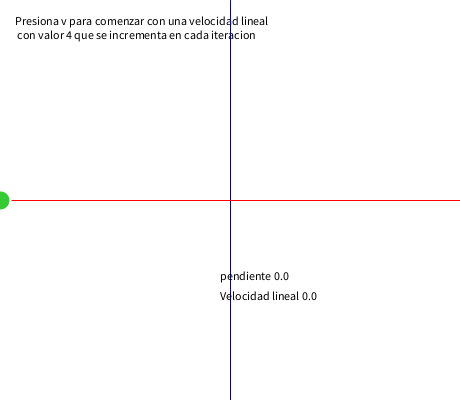
Frame 1 (no input)
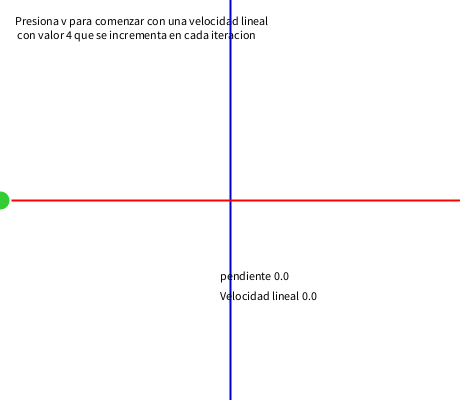
Frame 60 (the mouse pressed at the canvas centre just before this capture)
Frame 120 (the mouse held since frame 60 and released just before this capture): identical to frame 60, image omitted

The Processing sketch that drew these frames (run headless with seeded random() and noise(); from frame 60 on, the mouse is pressed at the canvas centre):

// Processing sketch: processing_150676
// ── processing_150676.pde

/*************************

Alumno: Ignacio Dolz MonzÃ�ï¿½Ã�Â³
Ejercicio: Simula el movimiento lineal de un coche en 2 tramos con pendientes 0 a velocidad v 
Con pendiente  PI/4 velociad v.
Asignatura: simulacion. (Parte matematica)
Centro: Universidad de valencia IngenierÃ�ï¿½Ã�Âa multimedia

************************/

float radio=80;
float x,y;
float vel=0;
void setup(){
  
  size(460,400);
  
   }

void draw(){
  
 background(255); //para que se repinte
 fill(0);
  text("Presiona v para comenzar con una velocidad lineal \n con valor 4 que se incrementa en cada iteracion"  ,15, 25);
 stroke(#0000CC); //color de linea
 line(width/2,0,width/2,height); 
 stroke(255,0,0); 
 line(0,height/2,width,height/2); 
   
 
 if(x<width/2){   
 
   x+=vel;  //movimiento lineal de un coche con pendiente 0 y velocidad v
   y=0;
     fill(0,0,0);
    text("Velocidad lineal " + x ,width-240, height-100);
   text("pendiente " + y ,width-240, height-120);   

 }
 else {
   x+=vel/2; //movimiento lineal de un coche con pendiente PI/4 y velocidad V/2
   y-=PI/4;
   fill(0);
   text("Velocidad lineal " + x ,width-240, height-100);
   text("pendiente = PI/4 " ,width-240, height-120);  
 }
 
if(x>width || y > height){
  x=0;
  vel=0;
  y=0;
}
 translate(x,y);
 
 stroke(255); //color del borde
 strokeWeight(2); //Grosor del borde
 fill(#33CC33);//Relleno de la esfera
 ellipse(0, height/2, 20, 20);

println("coordenada X: " + x);
println("coordenada Y: " + y);
}

void keyPressed(){
  
  if(key== 'v'){
    vel=4;
  }
    
 
}
